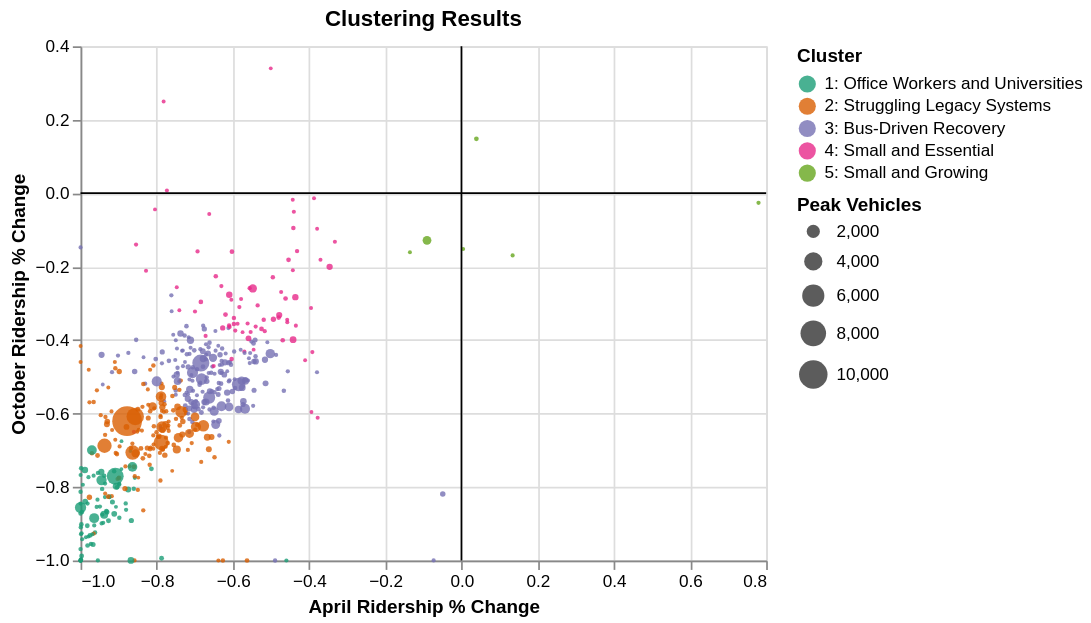

Write the Vega-Lite specification saved for this chart.
### Vega-Lite specification from a JSON file in a GitHub repository (floating-point values rounded to 4 significant figures; data arrays with more than 128 entries replaced by an {"elided": "..."} marker saying what was removed)
{"config": {"view": {"continuousWidth": 400, "continuousHeight": 300}}, "layer": [{"data": {"name": "data-c4fa4931122b32327f27b0b2a856eca2"}, "mark": "circle", "encoding": {"color": {"type": "nominal", "field": "Cluster", "scale": {"scheme": "dark2"}}, "opacity": {"condition": {"value": 0.8, "selection": "selector012"}, "value": 0.2}, "size": {"type": "quantitative", "field": "peak_vehicles", "scale": {"clamp": true, "domain": [3, 10885], "range": [5, 300]}, "title": "Peak Vehicles"}, "tooltip": [{"type": "nominal", "field": "agency"}, {"type": "nominal", "field": "metro_area"}, {"type": "nominal", "field": "Cluster"}, {"type": "quantitative", "field": "april_pct_change"}, {"type": "quantitative", "field": "july_pct_change"}, {"type": "quantitative", "field": "oct_pct_change"}, {"type": "quantitative", "field": "OCT19"}, {"type": "quantitative", "field": "OCT20"}, {"type": "quantitative", "field": "peak_vehicles"}], "x": {"type": "quantitative", "field": "april_pct_change", "title": "April Ridership % Change"}, "y": {"type": "quantitative", "field": "oct_pct_change", "title": "October Ridership % Change"}}, "selection": {"selector012": {"type": "multi", "fields": ["Cluster"], "bind": "legend"}}, "title": "Clustering Results"}, {"data": {"name": "data-9c00aa9dc2b1c1a0b4bf9b34ead12925"}, "mark": "rule", "encoding": {"x": {"type": "quantitative", "field": "x"}}}, {"data": {"name": "data-06fd9f850666401b4599de5588b60692"}, "mark": "rule", "encoding": {"y": {"type": "quantitative", "field": "y"}}}], "$schema": "https://vega.github.io/schema/vega-lite/v4.8.1.json", "datasets": {"data-c4fa4931122b32327f27b0b2a856eca2": {"elided": "480 records"}, "data-9c00aa9dc2b1c1a0b4bf9b34ead12925": [{"x": 0}], "data-06fd9f850666401b4599de5588b60692": [{"y": 0}]}}
